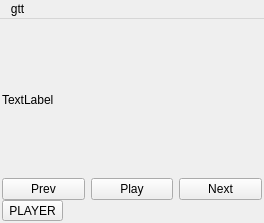
<?xml version="1.0" encoding="UTF-8"?>
<ui version="4.0">
 <class>MainWindow</class>
 <widget class="QMainWindow" name="MainWindow">
  <property name="geometry">
   <rect>
    <x>0</x>
    <y>0</y>
    <width>264</width>
    <height>223</height>
   </rect>
  </property>
  <property name="mouseTracking">
   <bool>false</bool>
  </property>
  <property name="contextMenuPolicy">
   <enum>Qt::NoContextMenu</enum>
  </property>
  <property name="windowTitle">
   <string>BadgerPlayer</string>
  </property>
  <widget class="QWidget" name="centralWidget">
   <layout class="QVBoxLayout" name="verticalLayout_2" stretch="1">
    <property name="spacing">
     <number>3</number>
    </property>
    <property name="margin">
     <number>2</number>
    </property>
    <item>
     <layout class="QVBoxLayout" name="verticalLayout" stretch="0">
      <item>
       <widget class="QStackedWidget" name="stackedWidget">
        <property name="currentIndex">
         <number>0</number>
        </property>
        <widget class="QWidget" name="page_3">
         <layout class="QVBoxLayout" name="verticalLayout_5" stretch="1,0,0">
          <property name="spacing">
           <number>0</number>
          </property>
          <property name="margin">
           <number>0</number>
          </property>
          <item>
           <widget class="QLabel" name="label">
            <property name="text">
             <string>TextLabel</string>
            </property>
           </widget>
          </item>
          <item>
           <layout class="QHBoxLayout" name="horizontalLayout">
            <item>
             <widget class="QPushButton" name="pushButton_2">
              <property name="text">
               <string>Prev</string>
              </property>
             </widget>
            </item>
            <item>
             <widget class="QPushButton" name="pushButton">
              <property name="text">
               <string>Play</string>
              </property>
             </widget>
            </item>
            <item>
             <widget class="QPushButton" name="pushButton_3">
              <property name="text">
               <string>Next</string>
              </property>
             </widget>
            </item>
           </layout>
          </item>
          <item>
           <layout class="QHBoxLayout" name="horizontalLayout_4">
            <item>
             <widget class="QToolButton" name="toolButton_5">
              <property name="text">
               <string>PLAYER</string>
              </property>
             </widget>
            </item>
            <item>
             <spacer name="horizontalSpacer_3">
              <property name="orientation">
               <enum>Qt::Horizontal</enum>
              </property>
              <property name="sizeHint" stdset="0">
               <size>
                <width>40</width>
                <height>20</height>
               </size>
              </property>
             </spacer>
            </item>
           </layout>
          </item>
         </layout>
        </widget>
        <widget class="QWidget" name="page">
         <layout class="QVBoxLayout" name="verticalLayout_3">
          <property name="spacing">
           <number>1</number>
          </property>
          <property name="margin">
           <number>1</number>
          </property>
          <item>
           <widget class="QListWidget" name="listWidget">
            <property name="editTriggers">
             <set>QAbstractItemView::DoubleClicked|QAbstractItemView::EditKeyPressed|QAbstractItemView::SelectedClicked</set>
            </property>
            <property name="selectionMode">
             <enum>QAbstractItemView::MultiSelection</enum>
            </property>
            <property name="selectionBehavior">
             <enum>QAbstractItemView::SelectRows</enum>
            </property>
           </widget>
          </item>
          <item>
           <layout class="QHBoxLayout" name="horizontalLayout_2">
            <property name="spacing">
             <number>0</number>
            </property>
            <property name="margin">
             <number>0</number>
            </property>
            <item>
             <widget class="QToolButton" name="toolButton_2">
              <property name="text">
               <string>LIBRARY</string>
              </property>
             </widget>
            </item>
            <item>
             <widget class="QToolButton" name="toolButton_3">
              <property name="text">
               <string>Path</string>
              </property>
             </widget>
            </item>
            <item>
             <widget class="QToolButton" name="toolButton">
              <property name="text">
               <string>Control...</string>
              </property>
             </widget>
            </item>
            <item>
             <spacer name="horizontalSpacer">
              <property name="orientation">
               <enum>Qt::Horizontal</enum>
              </property>
              <property name="sizeHint" stdset="0">
               <size>
                <width>40</width>
                <height>20</height>
               </size>
              </property>
             </spacer>
            </item>
           </layout>
          </item>
         </layout>
        </widget>
        <widget class="QWidget" name="page_2">
         <layout class="QVBoxLayout" name="verticalLayout_4">
          <property name="spacing">
           <number>0</number>
          </property>
          <property name="margin">
           <number>0</number>
          </property>
          <item>
           <widget class="QTableView" name="tableView"/>
          </item>
          <item>
           <layout class="QHBoxLayout" name="horizontalLayout_3">
            <property name="spacing">
             <number>0</number>
            </property>
            <item>
             <widget class="QToolButton" name="toolButton_4">
              <property name="text">
               <string>PLAYLIST</string>
              </property>
             </widget>
            </item>
            <item>
             <spacer name="horizontalSpacer_2">
              <property name="orientation">
               <enum>Qt::Horizontal</enum>
              </property>
              <property name="sizeHint" stdset="0">
               <size>
                <width>40</width>
                <height>20</height>
               </size>
              </property>
             </spacer>
            </item>
           </layout>
          </item>
         </layout>
        </widget>
       </widget>
      </item>
     </layout>
    </item>
   </layout>
  </widget>
  <widget class="QMenuBar" name="menuBar">
   <property name="geometry">
    <rect>
     <x>0</x>
     <y>0</y>
     <width>264</width>
     <height>18</height>
    </rect>
   </property>
   <property name="contextMenuPolicy">
    <enum>Qt::NoContextMenu</enum>
   </property>
   <property name="defaultUp">
    <bool>true</bool>
   </property>
   <property name="nativeMenuBar">
    <bool>true</bool>
   </property>
   <widget class="QMenu" name="menuGtt">
    <property name="title">
     <string>gtt</string>
    </property>
    <addaction name="actionHhh"/>
   </widget>
   <addaction name="menuGtt"/>
  </widget>
  <action name="actionOpen">
   <property name="text">
    <string>Open</string>
   </property>
  </action>
  <action name="actionPath">
   <property name="text">
    <string>Path</string>
   </property>
  </action>
  <action name="actionHhh">
   <property name="text">
    <string>hhh</string>
   </property>
  </action>
 </widget>
 <layoutdefault spacing="6" margin="11"/>
 <resources/>
 <connections>
  <connection>
   <sender>pushButton_2</sender>
   <signal>clicked()</signal>
   <receiver>MainWindow</receiver>
   <slot>slotPrev()</slot>
   <hints>
    <hint type="sourcelabel">
     <x>52</x>
     <y>269</y>
    </hint>
    <hint type="destinationlabel">
     <x>4</x>
     <y>273</y>
    </hint>
   </hints>
  </connection>
  <connection>
   <sender>pushButton</sender>
   <signal>clicked()</signal>
   <receiver>MainWindow</receiver>
   <slot>slotPlay()</slot>
   <hints>
    <hint type="sourcelabel">
     <x>171</x>
     <y>269</y>
    </hint>
    <hint type="destinationlabel">
     <x>171</x>
     <y>273</y>
    </hint>
   </hints>
  </connection>
  <connection>
   <sender>actionPath</sender>
   <signal>activated()</signal>
   <receiver>MainWindow</receiver>
   <slot>slotPath()</slot>
   <hints>
    <hint type="sourcelabel">
     <x>-1</x>
     <y>-1</y>
    </hint>
    <hint type="destinationlabel">
     <x>121</x>
     <y>174</y>
    </hint>
   </hints>
  </connection>
  <connection>
   <sender>toolButton_3</sender>
   <signal>clicked()</signal>
   <receiver>MainWindow</receiver>
   <slot>slotPath()</slot>
   <hints>
    <hint type="sourcelabel">
     <x>146</x>
     <y>23</y>
    </hint>
    <hint type="destinationlabel">
     <x>12</x>
     <y>19</y>
    </hint>
   </hints>
  </connection>
  <connection>
   <sender>toolButton_2</sender>
   <signal>clicked()</signal>
   <receiver>MainWindow</receiver>
   <slot>openList()</slot>
   <hints>
    <hint type="sourcelabel">
     <x>74</x>
     <y>11</y>
    </hint>
    <hint type="destinationlabel">
     <x>262</x>
     <y>70</y>
    </hint>
   </hints>
  </connection>
  <connection>
   <sender>toolButton_4</sender>
   <signal>clicked()</signal>
   <receiver>MainWindow</receiver>
   <slot>openPlay()</slot>
   <hints>
    <hint type="sourcelabel">
     <x>127</x>
     <y>13</y>
    </hint>
    <hint type="destinationlabel">
     <x>261</x>
     <y>44</y>
    </hint>
   </hints>
  </connection>
  <connection>
   <sender>toolButton_5</sender>
   <signal>clicked()</signal>
   <receiver>MainWindow</receiver>
   <slot>openLib()</slot>
   <hints>
    <hint type="sourcelabel">
     <x>143</x>
     <y>16</y>
    </hint>
    <hint type="destinationlabel">
     <x>261</x>
     <y>35</y>
    </hint>
   </hints>
  </connection>
 </connections>
 <slots>
  <slot>slotPlay()</slot>
  <slot>slotPrev()</slot>
  <slot>slotNext()</slot>
  <slot>slotPath()</slot>
  <slot>openList()</slot>
  <slot>openPlay()</slot>
  <slot>openLib()</slot>
 </slots>
</ui>
